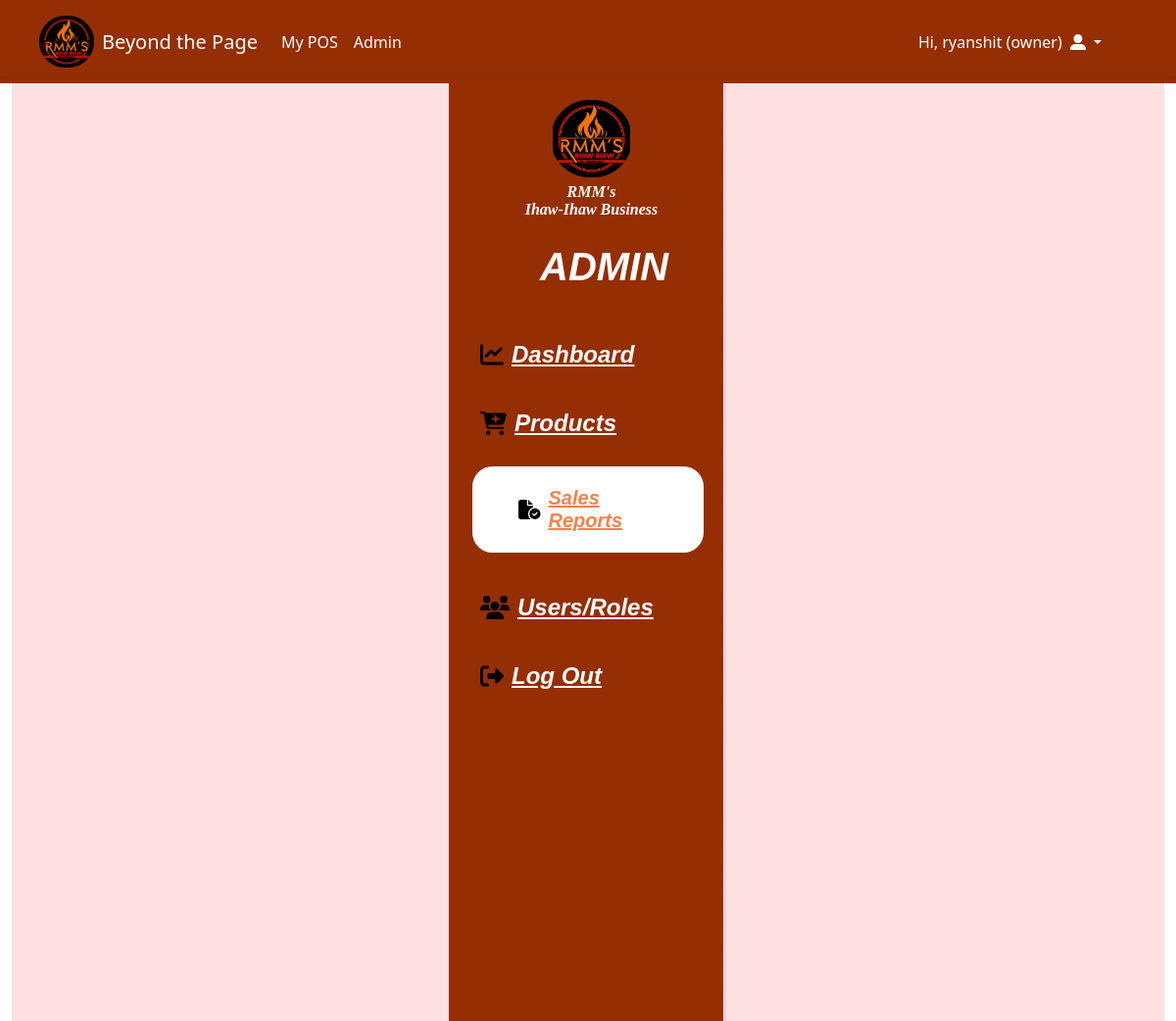
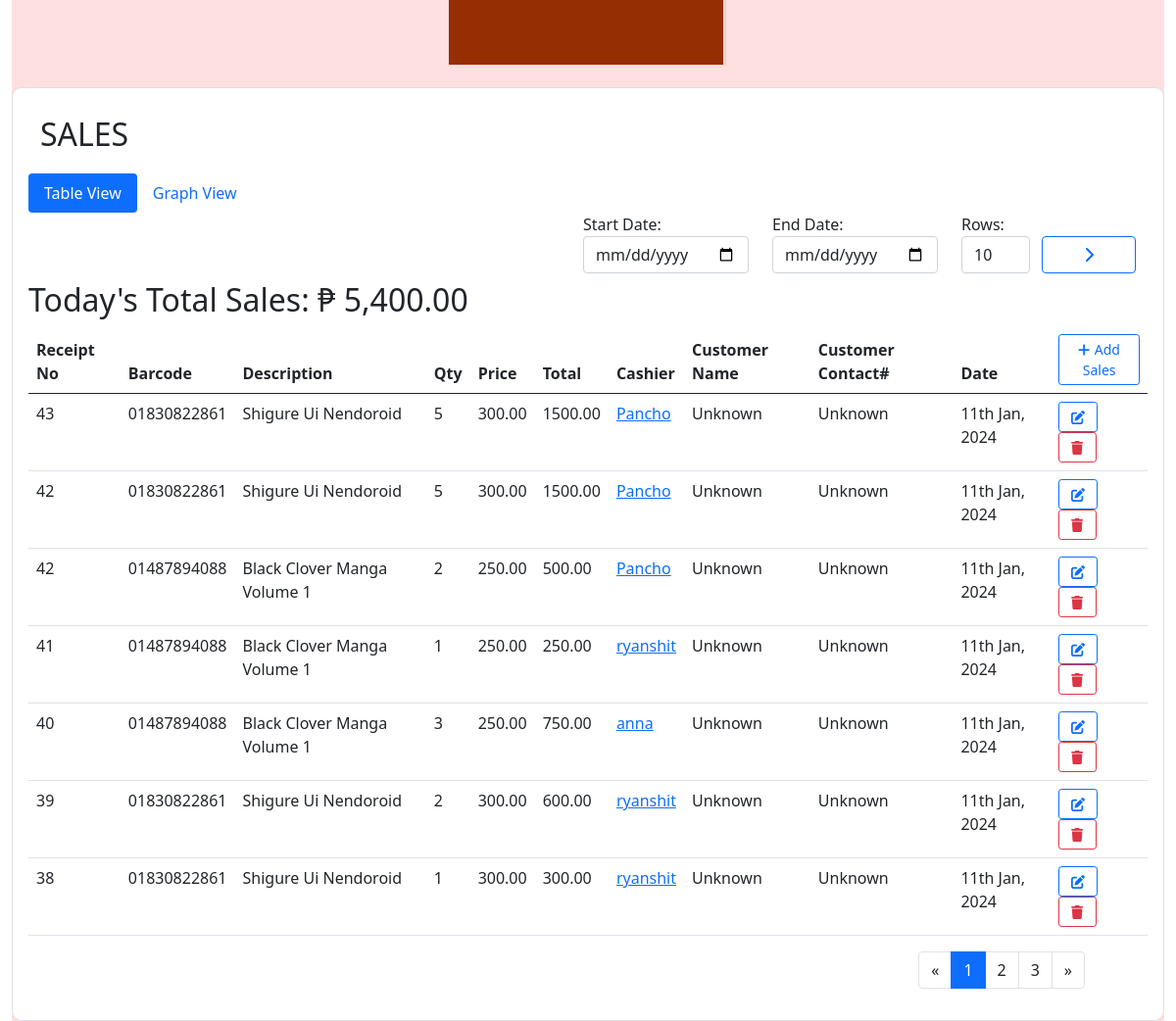
/index.php?page=admin&tab=sales (signed in), run on the app's committed database (2 pictures, top to bottom).
### tables this page shows
CREATE TABLE `sales` (
  `id` int(11) NOT NULL,
  `barcode` varchar(50) NOT NULL,
  `receipt_no` int(11) NOT NULL,
  `description` varchar(50) NOT NULL,
  `qty` int(11) NOT NULL,
  `amount` decimal(10,2) NOT NULL,
  `total` decimal(10,2) NOT NULL,
  `date` datetime NOT NULL,
  `user_id` varchar(60) NOT NULL,
  `customer_name` varchar(50) DEFAULT 'Unknown',
  `customer_contact` varchar(11) DEFAULT 'Unknown'
);

CREATE TABLE `users` (
  `id` int(11) NOT NULL,
  `username` varchar(30) NOT NULL,
  `email` varchar(100) NOT NULL,
  `password` varchar(255) NOT NULL,
  `date` datetime NOT NULL,
  `image` varchar(500) NOT NULL,
  `role` varchar(60) NOT NULL,
  `gender` varchar(6) NOT NULL DEFAULT 'male',
  `remove_user` tinyint(1) NOT NULL DEFAULT 1
);

### app/core/database.php (called while the page is built)
<?php
class Database
{
	protected function db_connect(){
	    $DBHOST = "localhost";
	    $DBNAME = "db_btp";
	    $DBUSER = "root";
	    $DBPASS = "";
	    $DBDDRIVER = "mysql";
	    try{
	        $con = new PDO("$DBDDRIVER:host=$DBHOST;dbname=$DBNAME",$DBUSER,$DBPASS);
	    }catch(PDOException $e){
	        echo $e->getMessage();
	    }
	    return $con;
	}
	public function query($query,$data = array())
	{
		$con = $this->db_connect();
		$smt = $con->prepare($query);
		$check = $smt->execute($data);
		if($check)
		{
			$result = $smt->fetchAll(PDO::FETCH_ASSOC);
			if(is_array($result) && count($result) > 0){
				return $result;
			}
		}
		return false;
	}
}

### app/core/functions.php (called while the page is built, shortened)
<?php
function esc($str)
{
    return htmlspecialchars($str);
}
function get_user_id($id)
{
    $user = new User();
    return $user->first(['id'=>$id]);
}

### app/core/init.php (called while the page is built, shortened)
<?php
require "../app/core/functions.php";
require "../app/core/database.php";
require "../app/core/model.php";
function myfunction($classname)
{
	$filename = "../app/models/".ucfirst($classname) . ".php";
}

### app/core/model.php (called while the page is built, shortened)
<?php
class Model extends Database
{
	public function first($data)
	{
		$keys = array_keys($data);
		$query = "select * from $this->table where ";
		foreach ($keys as $key) {
			$query .= "$key = :$key && ";
		}
		$query = trim($query,"&& ");
		$db = new Database;
		if($res = $db->query($query,$data))
		{
			return $res[0];
		}
		return false;
	}
}

### app/views/admin/sales.view.php (the view, shortened to what this page needs)
<head>
</head>
<body>
	<ul class="nav nav-pills">
		<li class="nav-item">
			<a class="nav-link <?=($section == 'table') ? 'active':''?>" aria-current="page" href="index.php?page=admin&tab=sales">
				<h10>Table View</h10>
			</a>
		</li>
		<li class="nav-item">
			<a class="nav-link <?=($section == 'graph') ? 'active':''?>" href="index.php?page=admin&tab=sales&s=graph">
				<h10>Graph View</h10>
			</a>
		</li>
	</ul>
	<?php if ($section == 'table'): ?>
		<div>
			<form class="row float-end">
				<div class="col">
					<div for="start">Start Date:</div>
					<input class="form-control" id="start" type="date" name="start" value="<?=!empty($_GET['start']) ? $_GET['start']:''?>">
				</div>
				<div class="col">
					<div for="end">End Date:</div>
					<input class="form-control" id="end" type="date" name="end" value="<?=!empty($_GET['end']) ? $_GET['end']:''?>">
				</div>
				<div class="col">
					<div for="limit">Rows:</div>
					<input style="max-width: 130px" class="form-control" id="limit" type="number" min="1" name="limit" value="<?=!empty($_GET['limit']) ? $_GET['limit']: $limit?>">
				</div>
				<button style="max-height:38px" class="btn col btn-outline-primary me-4 mt-4"><i class="fa fa-chevron-right"></i></button>
			</form>
		</div>
		<div class="table-responsive">
			<h2 class="mt-2">Today's Total Sales: ₱ <?=number_format($sales_total,2)?></h2>
			<table class="table table-hover">
				<thead>
					<tr>
						<th>Receipt No</th>
						<th>Barcode</th>
						<th>Description</th>
						<th>Qty</th>
						<th>Price</th>
						<th>Total</th>
						<th>Cashier</th>
						<th>Customer Name</th>
						<th>Customer Contact#</th>
						<th>Date</th>
						<th>
							<a href="index.php?page=home">
								<button type="button" class="btn btn-outline-primary btn-sm">
									<i class="fa-solid fa-plus me-1"></i>Add Sales
								</button>
							</a>
						</th>
					</tr>
				</thead>
				<tbody>
					<?php if (!empty($sales)): ?>
						<?php foreach ($sales as $sale): ?>
							<tr>
								<td><?=esc($sale['receipt_no'])?></td>
								<td><?=esc($sale['barcode'])?></td>
								<td><?=esc($sale['description'])?></td>
								<td><?=esc($sale['qty'])?></td>
								<td><?=esc($sale['amount'])?></td>
								<td><?=esc($sale['total'])?></td>
								<?php
									$cashier = get_user_id($sale['user_id']);
									if(empty($cashier)){
										$name = "Unknown";
										$namelink = "#";
									}else{
										$name = $cashier['username'];
										$namelink = "index.php?page=profile&id=".$cashier['id'];
									}
								?>
								<td>
									<a href="<?=$namelink?>">
										<?=esc($name)?>
									</a>
								</td>
								<td><?=esc($sale['customer_name'])?></td>
								<td><?=esc($sale['customer_contact'])?></td>
								<td><?=date("jS M, Y",strtotime($sale['date']))?></td>
								<td>
									<a href="index.php?page=sale-edit&id=<?=$sale['id']?>">
										<button class="btn btn-outline-primary btn-sm me-1">
											<i class="fa-solid fa-pen-to-square me-1 ms-1"></i>
										</button>
									</a>
									<a href="index.php?page=sale-delete&id=<?=$sale['id']?>">
										<button class="btn btn-outline-danger btn-sm">
											<i class="fa-solid fa-trash me-1 ms-1"></i>
										</button>
									</a>
								</td>
							</tr>
						<?php endforeach; ?>
					<?php endif; ?>
				</tbody>
			</table>
		</div>
	<?php endif; ?>
</body>

### public/assets/css/solid.css (style rules this page uses)
:root, :host { --fa-style-family-classic: 'Font Awesome 6 Free'; --fa-font-solid: normal 900 1em/1 'Font Awesome 6 Free'; }

### public/assets/css/main.css (style rules this page uses)
body a { text-decoration-style: none; }

### app/views/admin/sales.view.php (style rules this page uses)
body { background-color: white; }
.table-responsive, .table, h2, ul.nav { background-color: white; }

### data on the page
sales: receipt_no "43", barcode "01830822861", description "Shigure Ui Nendoroid", qty "5", amount "300.00", total "1500.00", user.username "Pancho", customer_name "Unknown", customer_contact "Unknown", date "11th Jan, 2024"
sales: receipt_no "42", barcode "01830822861", description "Shigure Ui Nendoroid", qty "5", amount "300.00", total "1500.00", user.username "Pancho", customer_name "Unknown", customer_contact "Unknown", date "11th Jan, 2024"
sales: receipt_no "42", barcode "01487894088", description "Black Clover Manga Volume 1", qty "2", amount "250.00", total "500.00", user.username "Pancho", customer_name "Unknown", customer_contact "Unknown", date "11th Jan, 2024"
sales: receipt_no "41", barcode "01487894088", description "Black Clover Manga Volume 1", qty "1", amount "250.00", total "250.00", user.username "ryanshit", customer_name "Unknown", customer_contact "Unknown", date "11th Jan, 2024"
sales: receipt_no "40", barcode "01487894088", description "Black Clover Manga Volume 1", qty "3", amount "250.00", total "750.00", user.username "anna", customer_name "Unknown", customer_contact "Unknown", date "11th Jan, 2024"
sales: receipt_no "39", barcode "01830822861", description "Shigure Ui Nendoroid", qty "2", amount "300.00", total "600.00", user.username "ryanshit", customer_name "Unknown", customer_contact "Unknown", date "11th Jan, 2024"
sales: receipt_no "38", barcode "01830822861", description "Shigure Ui Nendoroid", qty "1", amount "300.00", total "300.00", user.username "ryanshit", customer_name "Unknown", customer_contact "Unknown", date "11th Jan, 2024"

### other printed values
APP_NAME "Beyond the Page"
auth('username') "ryanshit"
AUTH::get('role') "owner"
$tab "SALES"
$sales_total "5,400.00"
$page_number "1"
$page_number + $i "2"
$page_number + $i "3"
